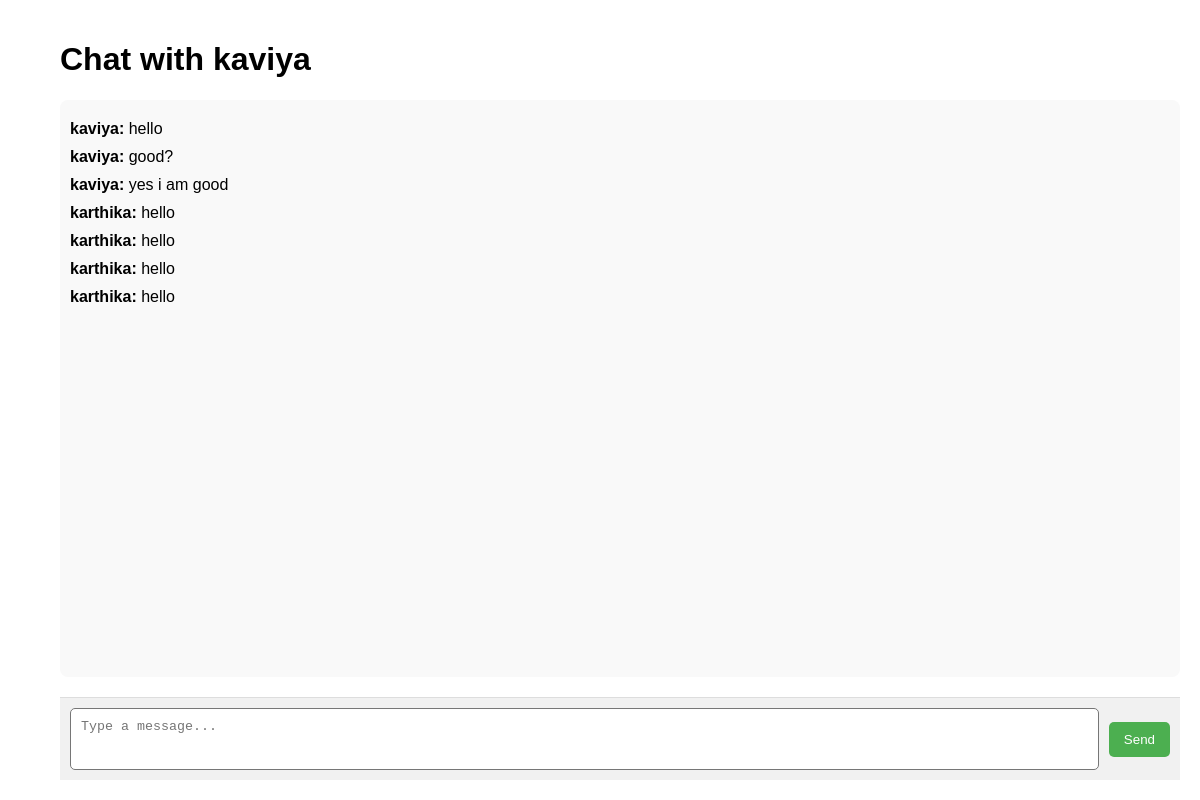
The page /chat/kaviya/ (signed in) on the database its author committed.
### chat/models.py (models this page shows, shortened)
class Message(models.Model):
  sender = models.ForeignKey(User,
related_name='sent_messages',
on_delete=models.CASCADE)
  receiver = models.ForeignKey(User,
related_name='received_messages',
on_delete=models.CASCADE)
  content = models.TextField()
  timestamp = models.DateTimeField(auto_now_add=True)

### chat/views.py (the view)
# urls.py: path('<str:username>/', views.chat_room, name='chat_room'),
def chat_room(request, username):
 other_user = get_object_or_404(User,username=username)
 messages = Message.objects.filter(
 sender__in=[request.user, other_user],
 receiver__in=[request.user, other_user]
 ).order_by('timestamp')
 if request.method=="POST":
  content=request.POST.get("message")
  if content:
   Message.objects.create(sender=request.user,receiver=other_user,content=content)
  return redirect('chat_room',username=username)
 return render(request, 'chat/chat_room.html', {'messages': messages,
'other_user': other_user})

### chat/templates/chat/chat_room.html (shortened to what this page needs)
<!DOCTYPE html>
<html lang="en">
<head>
</head>
<body>
    <div>
    </div>
    <div id="chat-space">
        <h1>Chat with {{ other_user.username }}</h1>
        <div id="messages">
            {% for message in messages %}
                <p><strong>{{ message.sender }}:</strong> {{ message.content }}</p>
            {% endfor %}
        </div>
        <form method="POST" id="message-input">
            <textarea name="message" rows="3" placeholder="Type a message..."></textarea>
            <button type="submit">Send</button>
        </form>
    </div>
</body>
</html>

### chat/templates/chat/chat_room.html (style rules this page uses)
body { display: flex; height: 100vh; margin: 0; font-family: Arial, sans-serif; }
#chat-space { flex: 1; display: flex; flex-direction: column; padding: 20px; }
#messages { flex: 1; overflow-y: auto; margin-bottom: 20px; padding: 10px; border-radius: 8px; background-color: #f9f9f9; max-height: calc(100vh - 200px); }
#messages p { margin: 10px 0; }
#message-input { display: flex; align-items: center; padding: 10px; background-color: #f1f1f1; border-top: 1px solid #ddd; }
#message-input textarea { width: 100%; padding: 10px; margin-right: 10px; border-radius: 5px; resize: none; height: 40px; }
#message-input button { padding: 10px 15px; background-color: #4CAF50; color: white; border: none; border-radius: 5px; cursor: pointer; }

### rows shown on the page
Message: sender "kaviya", content "hello"
Message: sender "kaviya", content "good?"
Message: sender "kaviya", content "yes i am good"
Message: sender "karthika", content "hello"
Message: sender "karthika", content "hello"
Message: sender "karthika", content "hello"
Message: sender "karthika", content "hello"

### other values the page prints
{{ other_user.username }} "kaviya"
